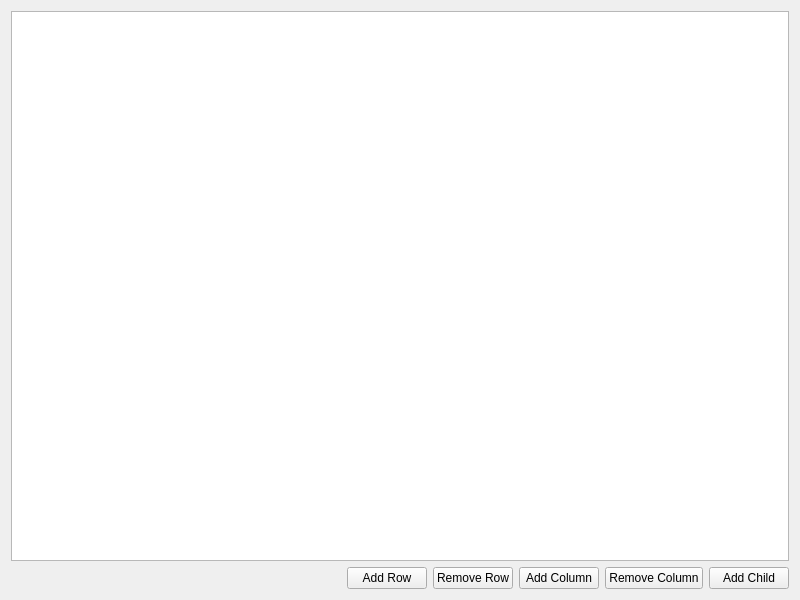
<?xml version="1.0" encoding="UTF-8"?>
<ui version="4.0">
 <class>Widget</class>
 <widget class="QWidget" name="Widget">
  <property name="geometry">
   <rect>
    <x>0</x>
    <y>0</y>
    <width>800</width>
    <height>600</height>
   </rect>
  </property>
  <property name="windowTitle">
   <string>Widget</string>
  </property>
  <layout class="QVBoxLayout" name="verticalLayout">
   <item>
    <widget class="QTreeView" name="treeView"/>
   </item>
   <item>
    <layout class="QHBoxLayout" name="horizontalLayout">
     <item>
      <spacer name="horizontalSpacer">
       <property name="orientation">
        <enum>Qt::Horizontal</enum>
       </property>
       <property name="sizeHint" stdset="0">
        <size>
         <width>40</width>
         <height>20</height>
        </size>
       </property>
      </spacer>
     </item>
     <item>
      <widget class="QPushButton" name="addRowButton">
       <property name="text">
        <string>Add Row</string>
       </property>
      </widget>
     </item>
     <item>
      <widget class="QPushButton" name="removeRowButton">
       <property name="text">
        <string>Remove Row</string>
       </property>
      </widget>
     </item>
     <item>
      <widget class="QPushButton" name="addColumnButton">
       <property name="text">
        <string>Add Column</string>
       </property>
      </widget>
     </item>
     <item>
      <widget class="QPushButton" name="removeColumnButton">
       <property name="text">
        <string>Remove Column</string>
       </property>
      </widget>
     </item>
     <item>
      <widget class="QPushButton" name="addChildButton">
       <property name="text">
        <string>Add Child</string>
       </property>
      </widget>
     </item>
    </layout>
   </item>
  </layout>
 </widget>
 <resources/>
 <connections/>
</ui>
